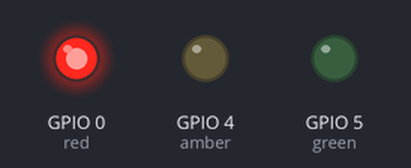
A program run on a simulated ESP8266 board running MicroPython. Shown: output pins drawn as LEDs (lit = HIGH).

Above: at 2.5 s.
At 5.5 s:
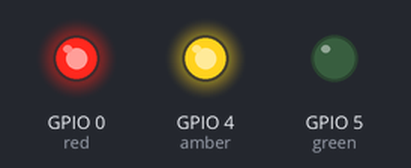
At 8.5 s:
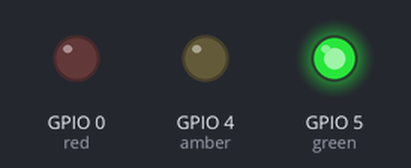
At 11.5 s:
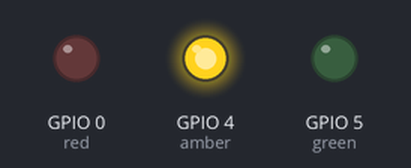
Timing chart, 0 to 15.6 s (numbered marks = the images above):
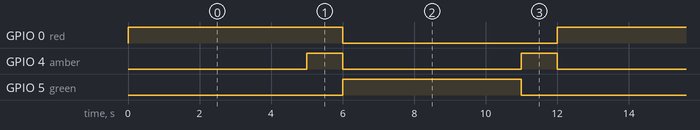

The program:

step_030_traffic_light.py
```python
from machine import Pin
from time import sleep

# ATTENTION: The pin numbers printed on the D1 mini and the NodeMCU
#           are not the GPIO numbers used to initialize the pins
#           in a python script.
#           The mapping between the number on the micorcontroller
#           and the GPIO numbers can be found here
#           https://docs.wemos.cc/en/latest/d1/d1_mini.html
#           https://cdn.shopify.com/s/files/1/2930/7174/files/esp8266_devkit_horizontal-01.png

red = Pin(0, Pin.OUT)
amber = Pin(4, Pin.OUT)
green = Pin(5, Pin.OUT)

while True:
    red.on()
    amber.off()
    green.off()

    sleep(5)

    amber.on()

    sleep(1)

    red.off()
    amber.off()
    green.on()

    sleep(5)

    green.off()
    amber.on()

    sleep(1)
```

Measured:
- by itself, GPIO 0 (red): alternates HIGH for 6.0 s and LOW for 6.0 s
- by itself, GPIO 4 (amber): alternates HIGH for 1.0 s and LOW for 5.0 s
- by itself, GPIO 5 (green): alternates HIGH for 5.0 s and LOW for 7.0 s
